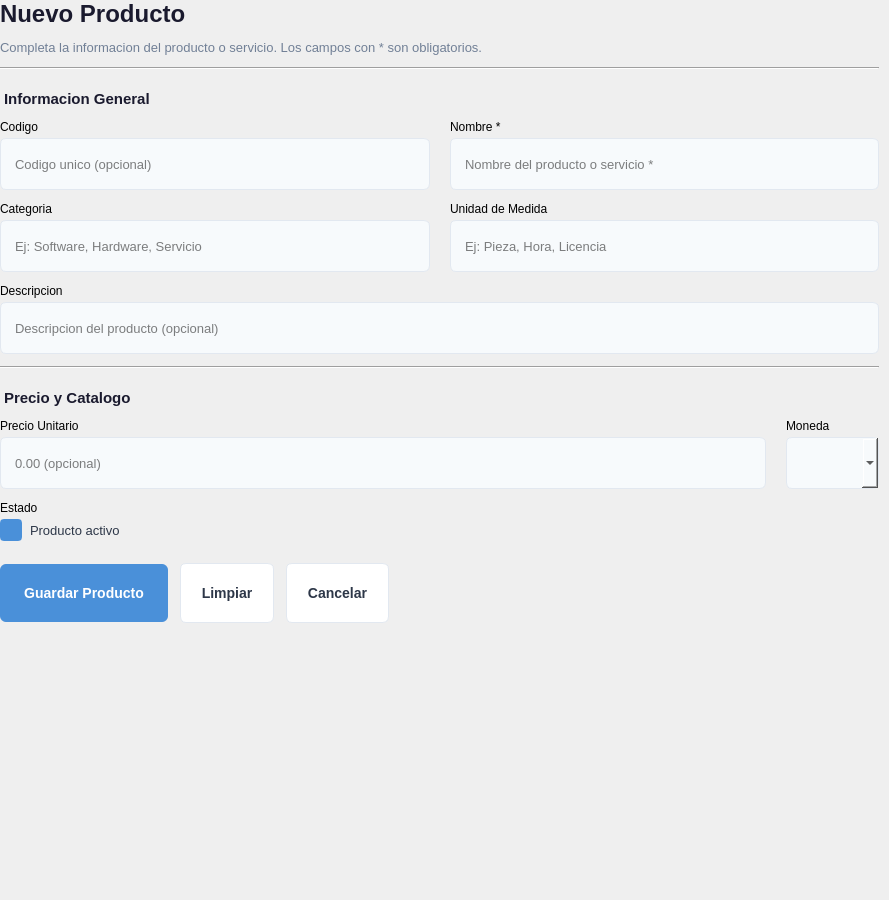
<?xml version="1.0" encoding="UTF-8"?>
<ui version="4.0">
 <class>ProductoForm</class>
 <widget class="QWidget" name="ProductoForm">
  <property name="geometry">
   <rect>
    <x>0</x>
    <y>0</y>
    <width>889</width>
    <height>900</height>
   </rect>
  </property>
  <property name="styleSheet">
   <string notr="true">
/* === FORM GLOBAL === */
QWidget#ProductoForm {
    background-color: transparent;
}

/* === LABELS === */
QLabel#form_titulo {
    font-size: 24px;
    font-weight: bold;
    color: #1a1a2e;
}
QLabel#form_subtitulo {
    font-size: 13px;
    color: #718096;
}
QLabel#seccionGeneral, QLabel#seccionPrecio {
    font-size: 15px;
    font-weight: bold;
    color: #1a1a2e;
    padding-top: 8px;
}

/* === INPUTS === */
QLineEdit, QComboBox {
    padding: 8px 12px;
    border: 1px solid #e2e8f0;
    border-radius: 6px;
    background-color: #f7fafc;
    font-size: 13px;
    min-height: 34px;
}
QLineEdit:focus, QComboBox:focus {
    border: 1px solid #4a90d9;
    background-color: white;
}
QLineEdit:hover, QComboBox:hover {
    border: 1px solid #cbd5e0;
}

/* === CHECKBOX === */
QCheckBox#check_activo {
    font-size: 13px;
    color: #2d3748;
    spacing: 8px;
}
QCheckBox#check_activo::indicator {
    width: 18px;
    height: 18px;
    border: 2px solid #e2e8f0;
    border-radius: 4px;
    background-color: #f7fafc;
}
QCheckBox#check_activo::indicator:checked {
    background-color: #4a90d9;
    border-color: #4a90d9;
}
QCheckBox#check_activo::indicator:hover {
    border-color: #cbd5e0;
}

/* === BUTTONS === */
QPushButton#btn_guardar {
    background-color: #4a90d9;
    color: white;
    border: none;
    border-radius: 6px;
    font-size: 14px;
    font-weight: 600;
    padding: 10px 24px;
    min-height: 38px;
}
QPushButton#btn_guardar:hover {
    background-color: #3a7bc8;
}
QPushButton#btn_guardar:pressed {
    background-color: #2a6bb8;
}
QPushButton#btn_limpiar, QPushButton#btn_cancelar {
    background-color: white;
    color: #2d3748;
    border: 1px solid #e2e8f0;
    border-radius: 6px;
    font-size: 14px;
    font-weight: 500;
    padding: 10px 20px;
    min-height: 38px;
}
QPushButton#btn_limpiar:hover, QPushButton#btn_cancelar:hover {
    background-color: #f7fafc;
    border-color: #cbd5e0;
}

/* === SEPARATOR === */
QFrame#separator1, QFrame#separator2 {
    color: #e2e8f0;
}
   </string>
  </property>
  <layout class="QVBoxLayout" name="formMainLayout">
   <property name="leftMargin"><number>0</number></property>
   <property name="topMargin"><number>0</number></property>
   <property name="rightMargin"><number>0</number></property>
   <property name="bottomMargin"><number>0</number></property>
   <item>
    <widget class="QScrollArea" name="scrollArea">
     <property name="frameShape"><enum>QFrame::NoFrame</enum></property>
     <property name="widgetResizable"><bool>true</bool></property>
     <widget class="QWidget" name="scrollContent">
      <property name="styleSheet">
       <string notr="true">QWidget#scrollContent { background-color: transparent; }</string>
      </property>
      <layout class="QVBoxLayout" name="scrollLayout">
       <property name="spacing"><number>12</number></property>
       <property name="leftMargin"><number>0</number></property>
       <property name="topMargin"><number>0</number></property>
       <property name="rightMargin"><number>10</number></property>
       <property name="bottomMargin"><number>10</number></property>
       <item>
        <widget class="QLabel" name="form_titulo">
         <property name="text"><string>Nuevo Producto</string></property>
        </widget>
       </item>
       <item>
        <widget class="QLabel" name="form_subtitulo">
         <property name="text"><string>Completa la informacion del producto o servicio. Los campos con * son obligatorios.</string></property>
         <property name="wordWrap"><bool>true</bool></property>
        </widget>
       </item>
       <item>
        <widget class="QFrame" name="separator1">
         <property name="frameShape"><enum>QFrame::HLine</enum></property>
         <property name="frameShadow"><enum>QFrame::Sunken</enum></property>
        </widget>
       </item>
       <item>
        <widget class="QLabel" name="seccionGeneral">
         <property name="text"><string>Informacion General</string></property>
        </widget>
       </item>
       <!-- Row 1: Codigo + Nombre -->
       <item>
        <layout class="QHBoxLayout" name="row1Layout">
         <property name="spacing"><number>20</number></property>
         <item>
          <layout class="QVBoxLayout" name="codigoLayout">
           <property name="spacing"><number>4</number></property>
           <item>
            <widget class="QLabel" name="label_codigo">
             <property name="text"><string>Codigo</string></property>
            </widget>
           </item>
           <item>
            <widget class="QLineEdit" name="input_codigo">
             <property name="placeholderText"><string>Codigo unico (opcional)</string></property>
            </widget>
           </item>
          </layout>
         </item>
         <item>
          <layout class="QVBoxLayout" name="nombreLayout">
           <property name="spacing"><number>4</number></property>
           <item>
            <widget class="QLabel" name="label_nombre">
             <property name="text"><string>Nombre *</string></property>
            </widget>
           </item>
           <item>
            <widget class="QLineEdit" name="input_nombre">
             <property name="placeholderText"><string>Nombre del producto o servicio *</string></property>
            </widget>
           </item>
          </layout>
         </item>
        </layout>
       </item>
       <!-- Row 2: Categoria + Unidad de Medida -->
       <item>
        <layout class="QHBoxLayout" name="row2Layout">
         <property name="spacing"><number>20</number></property>
         <item>
          <layout class="QVBoxLayout" name="categoriaLayout">
           <property name="spacing"><number>4</number></property>
           <item>
            <widget class="QLabel" name="label_categoria">
             <property name="text"><string>Categoria</string></property>
            </widget>
           </item>
           <item>
            <widget class="QLineEdit" name="input_categoria">
             <property name="placeholderText"><string>Ej: Software, Hardware, Servicio</string></property>
            </widget>
           </item>
          </layout>
         </item>
         <item>
          <layout class="QVBoxLayout" name="unidadLayout">
           <property name="spacing"><number>4</number></property>
           <item>
            <widget class="QLabel" name="label_unidad_medida">
             <property name="text"><string>Unidad de Medida</string></property>
            </widget>
           </item>
           <item>
            <widget class="QLineEdit" name="input_unidad_medida">
             <property name="placeholderText"><string>Ej: Pieza, Hora, Licencia</string></property>
            </widget>
           </item>
          </layout>
         </item>
        </layout>
       </item>
       <!-- Row 3: Descripcion (ancho completo) -->
       <item>
        <layout class="QVBoxLayout" name="descripcionLayout">
         <property name="spacing"><number>4</number></property>
         <item>
          <widget class="QLabel" name="label_descripcion">
           <property name="text"><string>Descripcion</string></property>
          </widget>
         </item>
         <item>
          <widget class="QLineEdit" name="input_descripcion">
           <property name="placeholderText"><string>Descripcion del producto (opcional)</string></property>
          </widget>
         </item>
        </layout>
       </item>
       <!-- SEPARATOR 2 -->
       <item>
        <widget class="QFrame" name="separator2">
         <property name="frameShape"><enum>QFrame::HLine</enum></property>
         <property name="frameShadow"><enum>QFrame::Sunken</enum></property>
        </widget>
       </item>
       <!-- SECCION: Precio y Catalogo -->
       <item>
        <widget class="QLabel" name="seccionPrecio">
         <property name="text"><string>Precio y Catalogo</string></property>
        </widget>
       </item>
       <!-- Row 4: Precio Unitario + Moneda -->
       <item>
        <layout class="QHBoxLayout" name="row4Layout">
         <property name="spacing"><number>20</number></property>
         <item>
          <layout class="QVBoxLayout" name="precioLayout">
           <property name="spacing"><number>4</number></property>
           <item>
            <widget class="QLabel" name="label_precio_unitario">
             <property name="text"><string>Precio Unitario</string></property>
            </widget>
           </item>
           <item>
            <widget class="QLineEdit" name="input_precio_unitario">
             <property name="placeholderText"><string>0.00 (opcional)</string></property>
            </widget>
           </item>
          </layout>
         </item>
         <item>
          <layout class="QVBoxLayout" name="monedaLayout">
           <property name="spacing"><number>4</number></property>
           <item>
            <widget class="QLabel" name="label_moneda">
             <property name="text"><string>Moneda</string></property>
            </widget>
           </item>
           <item>
            <widget class="QComboBox" name="combo_moneda"/>
           </item>
          </layout>
         </item>
        </layout>
       </item>
       <!-- Row 5: Estado (media anchura) -->
       <item>
        <layout class="QHBoxLayout" name="row5Layout">
         <property name="spacing"><number>20</number></property>
         <item>
          <layout class="QVBoxLayout" name="estadoLayout">
           <property name="spacing"><number>4</number></property>
           <item>
            <widget class="QLabel" name="label_activo">
             <property name="text"><string>Estado</string></property>
            </widget>
           </item>
           <item>
            <widget class="QCheckBox" name="check_activo">
             <property name="text"><string>Producto activo</string></property>
             <property name="checked"><bool>true</bool></property>
            </widget>
           </item>
          </layout>
         </item>
         <item>
          <spacer name="row5Spacer">
           <property name="orientation"><enum>Qt::Horizontal</enum></property>
           <property name="sizeHint" stdset="0"><size><width>40</width><height>20</height></size></property>
          </spacer>
         </item>
        </layout>
       </item>
       <!-- SPACER -->
       <item>
        <spacer name="formBottomSpacer">
         <property name="orientation"><enum>Qt::Vertical</enum></property>
         <property name="sizeType"><enum>QSizePolicy::Fixed</enum></property>
         <property name="sizeHint" stdset="0"><size><width>20</width><height>10</height></size></property>
        </spacer>
       </item>
       <!-- BUTTONS -->
       <item>
        <layout class="QHBoxLayout" name="buttonsLayout">
         <property name="spacing"><number>12</number></property>
         <item>
          <widget class="QPushButton" name="btn_guardar">
           <property name="cursor"><cursorShape>PointingHandCursor</cursorShape></property>
           <property name="text"><string>Guardar Producto</string></property>
          </widget>
         </item>
         <item>
          <widget class="QPushButton" name="btn_limpiar">
           <property name="cursor"><cursorShape>PointingHandCursor</cursorShape></property>
           <property name="text"><string>Limpiar</string></property>
          </widget>
         </item>
         <item>
          <widget class="QPushButton" name="btn_cancelar">
           <property name="cursor"><cursorShape>PointingHandCursor</cursorShape></property>
           <property name="text"><string>Cancelar</string></property>
          </widget>
         </item>
         <item>
          <spacer name="buttonsSpacer">
           <property name="orientation"><enum>Qt::Horizontal</enum></property>
           <property name="sizeHint" stdset="0"><size><width>40</width><height>20</height></size></property>
          </spacer>
         </item>
        </layout>
       </item>
       <!-- FINAL SPACER -->
       <item>
        <spacer name="finalSpacer">
         <property name="orientation"><enum>Qt::Vertical</enum></property>
         <property name="sizeHint" stdset="0"><size><width>20</width><height>40</height></size></property>
        </spacer>
       </item>
      </layout>
     </widget>
    </widget>
   </item>
  </layout>
 </widget>
 <resources/>
 <connections/>
</ui>
